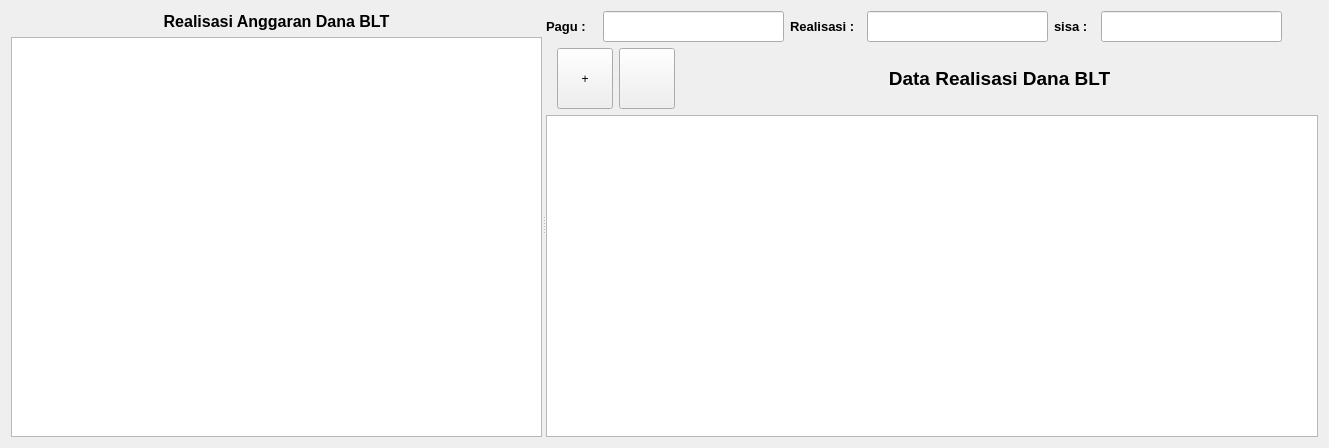
     <widget class="QWidget" name="page_4">
      <layout class="QVBoxLayout" name="verticalLayout_28">
       <item>
        <widget class="QSplitter" name="splitter_5">
         <property name="orientation">
          <enum>Qt::Horizontal</enum>
         </property>
         <widget class="QWidget" name="layoutWidget">
          <layout class="QVBoxLayout" name="verticalLayout_22">
           <item>
            <widget class="QLabel" name="label_realisasi_blt">
             <property name="minimumSize">
              <size>
               <width>431</width>
               <height>20</height>
              </size>
             </property>
             <property name="font">
              <font>
               <pointsize>12</pointsize>
               <weight>75</weight>
               <bold>true</bold>
              </font>
             </property>
             <property name="text">
              <string>Realisasi Anggaran Dana BLT</string>
             </property>
             <property name="alignment">
              <set>Qt::AlignCenter</set>
             </property>
            </widget>
           </item>
           <item>
            <widget class="QTableWidget" name="tableWidget_realisasi_blt">
             <property name="minimumSize">
              <size>
               <width>531</width>
               <height>400</height>
              </size>
             </property>
             <property name="alternatingRowColors">
              <bool>true</bool>
             </property>
             <property name="sortingEnabled">
              <bool>true</bool>
             </property>
            </widget>
           </item>
          </layout>
         </widget>
         <widget class="QWidget" name="layoutWidget">
          <layout class="QVBoxLayout" name="verticalLayout_23">
           <item>
            <layout class="QHBoxLayout" name="horizontalLayout_20">
             <item>
              <widget class="QLabel" name="label_pagu_blt">
               <property name="minimumSize">
                <size>
                 <width>51</width>
                 <height>31</height>
                </size>
               </property>
               <property name="maximumSize">
                <size>
                 <width>51</width>
                 <height>31</height>
                </size>
               </property>
               <property name="font">
                <font>
                 <pointsize>10</pointsize>
                 <weight>75</weight>
                 <bold>true</bold>
                </font>
               </property>
               <property name="text">
                <string>Pagu :</string>
               </property>
              </widget>
             </item>
             <item>
              <widget class="QLineEdit" name="lineEdit_pagu_blt">
               <property name="minimumSize">
                <size>
                 <width>181</width>
                 <height>31</height>
                </size>
               </property>
               <property name="maximumSize">
                <size>
                 <width>181</width>
                 <height>31</height>
                </size>
               </property>
              </widget>
             </item>
             <item>
              <widget class="QLabel" name="label_realisasi_blt_">
               <property name="minimumSize">
                <size>
                 <width>71</width>
                 <height>31</height>
                </size>
               </property>
               <property name="maximumSize">
                <size>
                 <width>71</width>
                 <height>31</height>
                </size>
               </property>
               <property name="font">
                <font>
                 <pointsize>10</pointsize>
                 <weight>75</weight>
                 <bold>true</bold>
                </font>
               </property>
               <property name="text">
                <string>Realisasi :</string>
               </property>
              </widget>
             </item>
             <item>
              <widget class="QLineEdit" name="lineEdit_realisasi_blt">
               <property name="minimumSize">
                <size>
                 <width>181</width>
                 <height>31</height>
                </size>
               </property>
               <property name="maximumSize">
                <size>
                 <width>181</width>
                 <height>31</height>
                </size>
               </property>
              </widget>
             </item>
             <item>
              <widget class="QLabel" name="label_sisa_blt">
               <property name="minimumSize">
                <size>
                 <width>41</width>
                 <height>31</height>
                </size>
               </property>
               <property name="maximumSize">
                <size>
                 <width>41</width>
                 <height>31</height>
                </size>
               </property>
               <property name="font">
                <font>
                 <pointsize>10</pointsize>
                 <weight>75</weight>
                 <bold>true</bold>
                </font>
               </property>
               <property name="text">
                <string>sisa :</string>
               </property>
              </widget>
             </item>
             <item>
              <widget class="QLineEdit" name="lineEdit_sisa_blt">
               <property name="minimumSize">
                <size>
                 <width>181</width>
                 <height>31</height>
                </size>
               </property>
               <property name="maximumSize">
                <size>
                 <width>181</width>
                 <height>31</height>
                </size>
               </property>
              </widget>
             </item>
             <item>
              <spacer name="horizontalSpacer_27">
               <property name="orientation">
                <enum>Qt::Horizontal</enum>
               </property>
               <property name="sizeHint" stdset="0">
                <size>
                 <width>40</width>
                 <height>20</height>
                </size>
               </property>
              </spacer>
             </item>
            </layout>
           </item>
           <item>
            <layout class="QHBoxLayout" name="horizontalLayout_21">
             <item>
              <widget class="QLabel" name="label_17">
               <property name="minimumSize">
                <size>
                 <width>5</width>
                 <height>0</height>
                </size>
               </property>
               <property name="maximumSize">
                <size>
                 <width>5</width>
                 <height>16777215</height>
                </size>
               </property>
               <property name="text">
                <string/>
               </property>
              </widget>
             </item>
             <item>
              <widget class="QToolButton" name="toolButton_tmbRealblt">
               <property name="minimumSize">
                <size>
                 <width>56</width>
                 <height>61</height>
                </size>
               </property>
               <property name="toolTip">
                <string>&lt;html&gt;&lt;head/&gt;&lt;body&gt;&lt;p&gt;Tambah Realisasi&lt;/p&gt;&lt;/body&gt;&lt;/html&gt;</string>
               </property>
               <property name="styleSheet">
                <string notr="true">
background-image: url(:/gbr/html/gbr/icons8-add-list-50.png);
background-repeat: no-repeat; 
position: fixed; 
width: 40%; 
height:50%; 
bacground-size: 70%</string>
               </property>
               <property name="text">
                <string>+</string>
               </property>
              </widget>
             </item>
             <item>
              <widget class="QToolButton" name="toolButton_cetakPdfblt">
               <property name="minimumSize">
                <size>
                 <width>56</width>
                 <height>61</height>
                </size>
               </property>
               <property name="styleSheet">
                <string notr="true">
background-image: url(:/gbr/html/gbr/icons8-export-pdf-50.png);
background-repeat: no-repeat; 
position: fixed; 
width: 40%; 
height:50%; 
bacground-size: 70%</string>
               </property>
               <property name="text">
                <string/>
               </property>
              </widget>
             </item>
             <item>
              <spacer name="horizontalSpacer_28">
               <property name="orientation">
                <enum>Qt::Horizontal</enum>
               </property>
               <property name="sizeHint" stdset="0">
                <size>
                 <width>40</width>
                 <height>20</height>
                </size>
               </property>
              </spacer>
             </item>
             <item>
              <widget class="QLabel" name="label_data_blt">
               <property name="minimumSize">
                <size>
                 <width>331</width>
                 <height>20</height>
                </size>
               </property>
               <property name="maximumSize">
                <size>
                 <width>331</width>
                 <height>20</height>
                </size>
               </property>
               <property name="font">
                <font>
                 <family>MS Shell Dlg 2</family>
                 <pointsize>14</pointsize>
                 <weight>75</weight>
                 <bold>true</bold>
                </font>
               </property>
               <property name="text">
                <string>Data Realisasi Dana BLT</string>
               </property>
               <property name="alignment">
                <set>Qt::AlignCenter</set>
               </property>
              </widget>
             </item>
             <item>
              <spacer name="horizontalSpacer_29">
               <property name="orientation">
                <enum>Qt::Horizontal</enum>
               </property>
               <property name="sizeHint" stdset="0">
                <size>
                 <width>40</width>
                 <height>20</height>
                </size>
               </property>
              </spacer>
             </item>
            </layout>
           </item>
           <item>
            <widget class="QTableWidget" name="tableWidget_cetak_blt">
             <property name="minimumSize">
              <size>
               <width>300</width>
               <height>200</height>
              </size>
             </property>
             <property name="toolTip">
              <string>&lt;html&gt;&lt;head/&gt;&lt;body&gt;&lt;p&gt;Klik 2x untuk Mengedit&lt;/p&gt;&lt;/body&gt;&lt;/html&gt;</string>
             </property>
             <property name="alternatingRowColors">
              <bool>true</bool>
             </property>
             <property name="selectionMode">
              <enum>QAbstractItemView::SingleSelection</enum>
             </property>
             <property name="selectionBehavior">
              <enum>QAbstractItemView::SelectRows</enum>
             </property>
            </widget>
           </item>
          </layout>
         </widget>
        </widget>
       </item>
      </layout>
     </widget>
